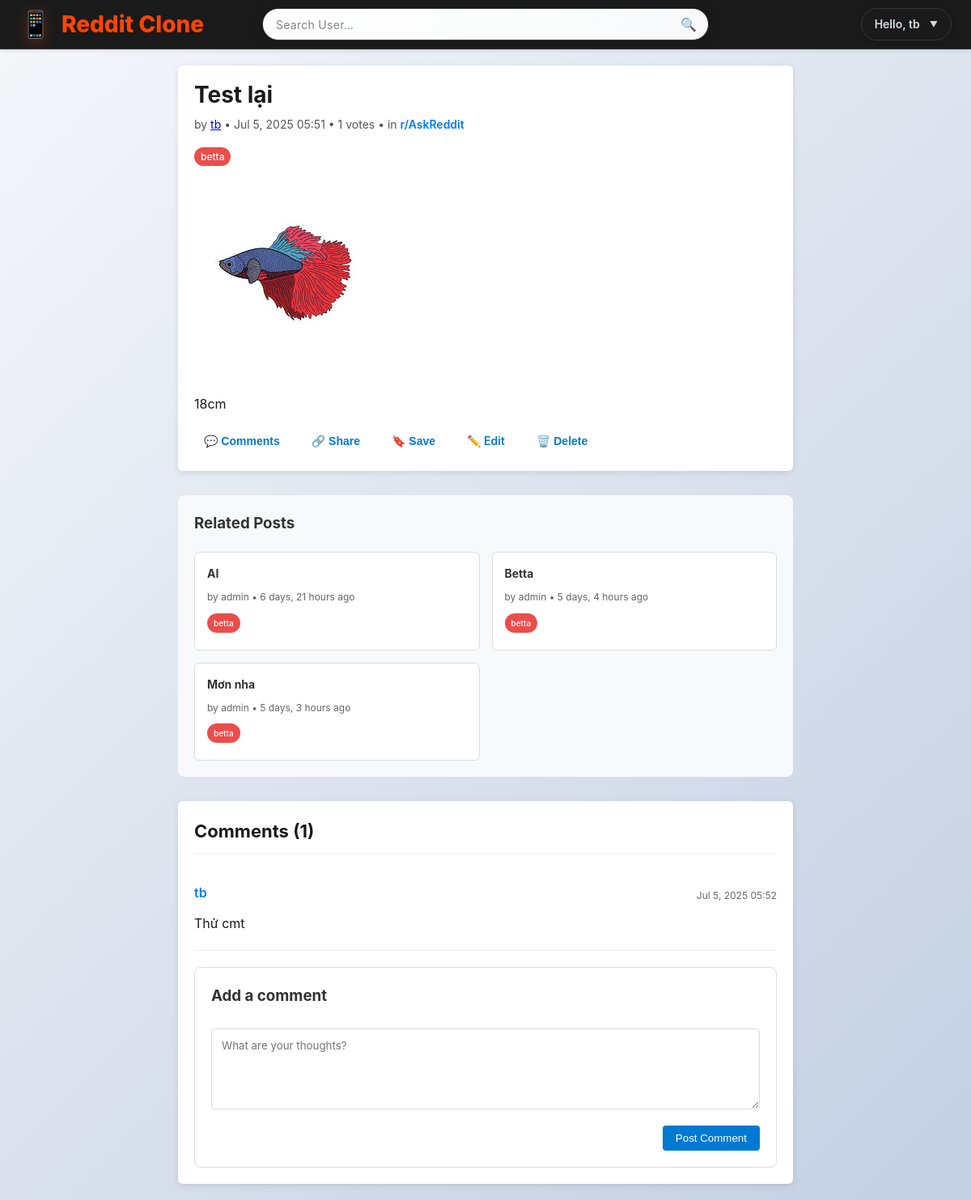
/post/79/ (signed in), run on the app's committed database.
### posts/models.py (models this page shows, shortened)
class Post(models.Model):
    title        = models.CharField(max_length=255)
    content      = models.TextField(blank=True)
    image        = models.ImageField(upload_to='post_images/', blank=True, null=True)
    author       = models.ForeignKey(User, on_delete=models.CASCADE)
    community    = models.ForeignKey(Community, on_delete=models.SET_NULL,
                                     null=True, blank=True, related_name='posts')
    tags         = models.ManyToManyField(Tag, blank=True, related_name='posts')
    created_at   = models.DateTimeField(auto_now_add=True)
    @property
    def score(self):
        upvotes = self.votes.filter(is_upvote=True).count()
        downvotes = self.votes.filter(is_upvote=False).count()
        return upvotes - downvotes

class Community(models.Model):
    name = models.CharField(max_length=100, unique=True)
    slug = models.SlugField(max_length=100, unique=True, blank=True)

class Tag(models.Model):
    name = models.CharField(max_length=50, unique=True)
    slug = models.SlugField(max_length=50, unique=True, blank=True)
    color = models.CharField(max_length=7, default='#007bff')  # Hex color code
    created_at = models.DateTimeField(auto_now_add=True)
    class Meta:
        ordering = ['name']

class Comment(models.Model):
    post = models.ForeignKey(Post, on_delete=models.CASCADE, related_name='comments')
    author = models.ForeignKey(User, on_delete=models.CASCADE)
    text = models.TextField()
    created = models.DateTimeField(auto_now_add=True)

### posts/views.py (the view)
# urls.py: path('post/<int:pk>/', views.post_detail, name='post_detail'),
def post_detail(request, pk):
    post = get_object_or_404(Post, pk=pk)
    if request.method == 'POST':
        form = CommentForm(request.POST)
        if form.is_valid() and request.user.is_authenticated:
            comment = form.save(commit=False)
            comment.post   = post
            comment.author = request.user
            comment.save()
            return redirect('posts:post_detail', pk=pk)
    else:
        form = CommentForm()
    related_posts = []
    if post.tags.exists():
        related_posts = Post.objects.filter(
            tags__in=post.tags.all()
        ).exclude(pk=post.pk).distinct()[:5]
    return render(request, 'posts/post_detail.html', {
        'post': post,
        'form': form,
        'related_posts': related_posts,
    })

### posts/forms.py
class CommentForm(forms.ModelForm):
    class Meta:
        model = Comment
        fields = ['text']
        widgets = {
            'text': forms.Textarea(attrs={
                'placeholder': 'What are your thoughts?',
                'class': 'form-control',
                'rows': 3
            })
        }

### posts/templates/posts/post_detail.html (shortened to what this page needs)
{% extends 'posts/base.html' %}
{% block content %}
  <div class="post-detail-container">
    <div class="post-detail-card">
      <div class="post-detail-header">
        <h1 class="post-detail-title">{{ post.title }}</h1>
        <div class="post-detail-meta">
          by <a href="{% url 'posts:user_profile' post.author.username %}">{{ post.author.username }}</a>
          • {{ post.created_at|date:"M j, Y H:i" }}
          • <span class="post-score">{{ post.score }} votes</span>
          {% if post.community %}
            • in <a href="{% url 'posts:community' post.community.slug %}" class="community-link">r/{{ post.community.name }}</a>
          {% endif %}
        </div>
      </div>
      {% if post.tags.exists %}
      <div class="post-tags mt-2">
          {% for tag in post.tags.all %}
              <a href="{% url 'posts:tag_detail' tag.slug %}" class="tag-link">
                  <span class="badge" style="background-color: {{ tag.color }}; color: white;">
                      {{ tag.name }}
                  </span>
              </a>
          {% endfor %}
      </div>
      {% endif %}
      {% if post.image %}
        <div class="post-detail-image">
          <img src="{{ post.image.url }}" alt="Post image">
        </div>
      {% endif %}
      {% if post.content %}
        <div class="post-detail-content">
          {{ post.content|linebreaks }}
        </div>
      {% endif %}
      <div class="post-detail-actions">
        <button class="action-btn comment-btn" onclick="document.getElementById('comment-form').scrollIntoView();">
          💬 Comments
        </button>
        <button class="action-btn share-btn">🔗 Share</button>
        <button class="action-btn save-btn">🔖 Save</button>
        {% if post.author == user %}
          <a href="{% url 'posts:edit_post' post.id %}" class="action-btn edit-btn">
            ✏️ Edit
          </a>
          <button class="action-btn delete-btn" onclick="confirmDelete()">
            🗑️ Delete
          </button>
        {% endif %}
      </div>
    </div>
    {% if related_posts %}
    <div class="related-posts-section">
      <h3>Related Posts</h3>
      <div class="related-posts-grid">
        {% for related_post in related_posts %}
          <div class="related-post-card">
            <h4><a href="{% url 'posts:post_detail' related_post.id %}">{{ related_post.title|truncatechars:60 }}</a></h4>
            <div class="related-post-meta">
              by {{ related_post.author.username }} • {{ related_post.created_at|timesince }} ago
            </div>
            {% if related_post.tags.exists %}
              <div class="related-post-tags">
                {% for tag in related_post.tags.all|slice:":3" %}
                  <span class="tag-badge small" style="background-color: {{ tag.color }};">
                    {{ tag.name }}
                  </span>
                {% endfor %}
              </div>
            {% endif %}
          </div>
        {% endfor %}
      </div>
    </div>
    {% endif %}
    <div class="comments-section">
      <h2>Comments ({{ post.comments.count }})</h2>
      <ul class="comment-list">
        {% for c in post.comments.all %}
          <li class="comment-item">
            <div class="comment-header">
              <div class="comment-author">{{ c.author.username }}</div>
              <div class="comment-date">{{ c.created|date:"M j, Y H:i" }}</div>
            </div>
            <div class="comment-text">{{ c.text|linebreaks }}</div>
          </li>
        {% empty %}
          <li class="no-comments">Be the first to comment!</li>
        {% endfor %}
      </ul>
      {% if user.is_authenticated %}
        <form id="comment-form" method="post" class="comment-form">
          <div class="comment-form-header">
            <h3>Add a comment</h3>
          </div>
          {{ form.text }}
          <button type="submit" class="submit-comment-btn">Post Comment</button>
        </form>
      {% else %}
        <p class="login-to-comment">
          <a href="{% url 'login' %}?next={{ request.path }}">Log in</a> to leave a comment.
        </p>
      {% endif %}
    </div>
  </div>
{% endblock %}

### posts/templates/posts/base.html (shortened to what this page needs)
{% load static %}
<!DOCTYPE html>
<html lang="en">
<head>
  <link rel="stylesheet" href="{% static 'posts/css/style.css' %}">
</head>
<body>
  <header class="header">
    <div class="header-content">
      <a class="logo" href="{% url 'posts:post_list' %}">
        <span class="logo-icon">📱</span>
        Reddit Clone
      </a>
      <form class="search-form" method="get" action="{% url 'posts:user_search' %}">
        <input type="text" name="q" placeholder="Search User…" value="{{ request.GET.q|default:'' }}">
        <button type="submit">🔍</button>
      </form>
      <nav class="nav-right">
        {% if user.is_authenticated %}
          <div class="user-menu" id="userMenu">
            <div class="user-greeting">Hello, {{ user.username }}</div>
          </div>
        {% else %}
          <a href="{% url 'login' %}" class="nav-btn">Log In</a>
          <a href="{% url 'posts:register' %}" class="nav-btn">Sign Up</a>
        {% endif %}
      </nav>
    </div>
  </header>
  <main class="main-content">
    <div class="container">
      {% block content %}{% endblock %}
    </div>
  </main>
</body>
</html>

### posts/templates/posts/post_detail.html (style rules this page uses)
.post-detail-container { max-width: 800px; margin: 0 auto; padding: 20px; }
.tag-badge { display: inline-block; padding: 6px 12px; background-color: #007bff; color: white; text-decoration: none; border-radius: 12px; font-size: 12px; font-weight: 500; margin-right: 8px; margin-bottom: 6px; transition: all 0.2s; }
.tag-badge.small { padding: 4px 8px; font-size: 10px; }
.community-link { color: #007bff; text-decoration: none; font-weight: 600; }
.edit-btn { background-color: #28a745; color: white; }
.delete-btn { background-color: #dc3545; color: white; }
.related-posts-section { margin: 30px 0; padding: 20px; background: #f8f9fa; border-radius: 8px; }
.related-posts-section h3 { margin: 0 0 20px 0; color: #333; }
.related-posts-grid { display: grid; grid-template-columns: repeat(auto-fit, minmax(300px, 1fr)); gap: 15px; }
.related-post-card { background: white; padding: 15px; border-radius: 6px; border: 1px solid #ddd; }
.related-post-card h4 { margin: 0 0 8px 0; font-size: 14px; }
.related-post-card h4 a { color: #333; text-decoration: none; }
.related-post-meta { font-size: 12px; color: #666; margin-bottom: 8px; }
.related-post-tags { margin-top: 8px; }
.comment-form { background: white; padding: 20px; border: 1px solid #ddd; border-radius: 8px; margin-top: 20px; }
.comment-form-header h3 { margin: 0 0 15px 0; color: #333; }
.comment-form textarea { width: 100%; min-height: 100px; padding: 12px; border: 1px solid #ddd; border-radius: 4px; resize: vertical; font-family: inherit; }
.submit-comment-btn { background: #007bff; color: white; padding: 10px 20px; border: none; border-radius: 4px; cursor: pointer; margin-top: 10px; }
.comment-item { border-bottom: 1px solid #eee; padding: 15px 0; }
.comment-header { display: flex; justify-content: space-between; align-items: center; margin-bottom: 8px; }
.comment-author { font-weight: 600; color: #007bff; }
.comment-date { font-size: 12px; color: #666; }
.post-tags { margin-top: 8px; }
.tag-link { text-decoration: none; margin-right: 8px; margin-bottom: 4px; display: inline-block; }
.badge { padding: 4px 8px; border-radius: 12px; font-size: 12px; font-weight: 500; }

### data on the page
Post: title "Test lại", author.username "tb", created_at "Jul 5, 2025 05:51", score "1", community.name "AskReddit", image (picture), content "18cm", comments.count "1"
Tag: name "betta"
Post: title "AI", author.username "admin", created_at "6 days, 21 hours"
Post: title "Betta", author.username "admin", created_at "5 days, 4 hours"
Post: title "Mơn nha", author.username "admin", created_at "5 days, 3 hours"
Comment: author.username "tb", created "Jul 5, 2025 05:52", text "Thử cmt"

### other printed values
{{ user.username }} "tb"
